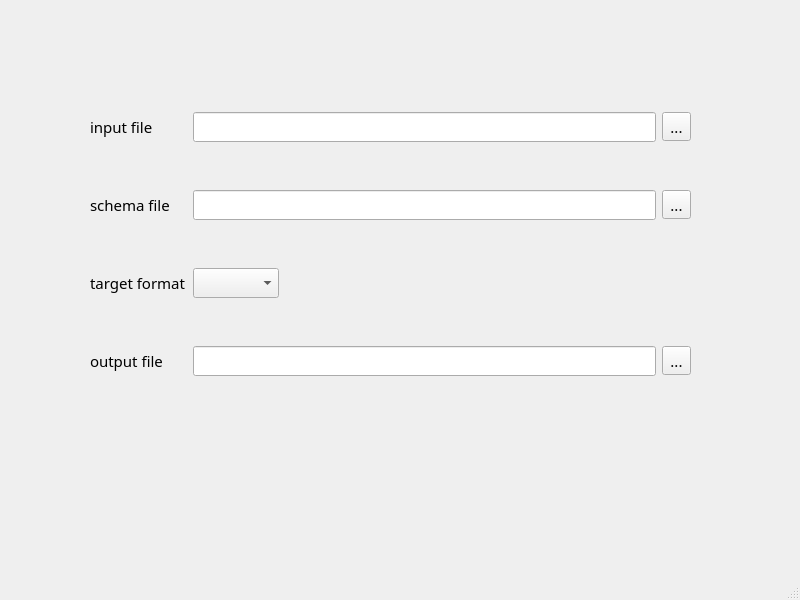
<?xml version="1.0" encoding="UTF-8"?>
<ui version="4.0">
 <class>MainWindow</class>
 <widget class="QMainWindow" name="MainWindow">
  <property name="geometry">
   <rect>
    <x>0</x>
    <y>0</y>
    <width>800</width>
    <height>600</height>
   </rect>
  </property>
  <property name="windowTitle">
   <string>MainWindow</string>
  </property>
  <widget class="QWidget" name="centralwidget">
   <widget class="QWidget" name="gridLayoutWidget">
    <property name="geometry">
     <rect>
      <x>90</x>
      <y>70</y>
      <width>601</width>
      <height>351</height>
     </rect>
    </property>
    <property name="font">
     <font>
      <family>Sitka Heading</family>
      <pointsize>11</pointsize>
     </font>
    </property>
    <layout class="QGridLayout" name="gridLayout">
     <item row="1" column="3">
      <widget class="QToolButton" name="schema_btn">
       <property name="font">
        <font>
         <family>Sitka Heading</family>
         <pointsize>11</pointsize>
        </font>
       </property>
       <property name="text">
        <string>...</string>
       </property>
      </widget>
     </item>
     <item row="1" column="2">
      <widget class="QLineEdit" name="schema_el">
       <property name="font">
        <font>
         <family>Sitka Heading</family>
         <pointsize>11</pointsize>
        </font>
       </property>
      </widget>
     </item>
     <item row="0" column="2">
      <widget class="QLineEdit" name="input_el">
       <property name="font">
        <font>
         <family>Sitka Heading</family>
         <pointsize>11</pointsize>
        </font>
       </property>
      </widget>
     </item>
     <item row="0" column="0">
      <widget class="QLabel" name="label">
       <property name="font">
        <font>
         <family>Sitka Heading</family>
         <pointsize>11</pointsize>
        </font>
       </property>
       <property name="text">
        <string>input file</string>
       </property>
      </widget>
     </item>
     <item row="0" column="3">
      <widget class="QToolButton" name="input_btn">
       <property name="font">
        <font>
         <family>Sitka Heading</family>
         <pointsize>11</pointsize>
        </font>
       </property>
       <property name="text">
        <string>...</string>
       </property>
      </widget>
     </item>
     <item row="2" column="2" alignment="Qt::AlignLeft">
      <widget class="QComboBox" name="format_cb">
       <property name="font">
        <font>
         <family>Sitka Heading</family>
         <pointsize>11</pointsize>
        </font>
       </property>
      </widget>
     </item>
     <item row="2" column="0">
      <widget class="QLabel" name="label_3">
       <property name="font">
        <font>
         <family>Sitka Heading</family>
         <pointsize>11</pointsize>
        </font>
       </property>
       <property name="text">
        <string>target format</string>
       </property>
      </widget>
     </item>
     <item row="3" column="0">
      <widget class="QLabel" name="label_4">
       <property name="font">
        <font>
         <family>Sitka Heading</family>
         <pointsize>11</pointsize>
        </font>
       </property>
       <property name="text">
        <string>output file</string>
       </property>
      </widget>
     </item>
     <item row="3" column="2">
      <widget class="QLineEdit" name="output_el">
       <property name="font">
        <font>
         <family>Sitka Heading</family>
         <pointsize>11</pointsize>
        </font>
       </property>
      </widget>
     </item>
     <item row="3" column="3">
      <widget class="QToolButton" name="output_btn">
       <property name="font">
        <font>
         <family>Sitka Heading</family>
         <pointsize>11</pointsize>
        </font>
       </property>
       <property name="text">
        <string>...</string>
       </property>
      </widget>
     </item>
     <item row="1" column="0">
      <widget class="QLabel" name="label_2">
       <property name="font">
        <font>
         <family>Sitka Heading</family>
         <pointsize>11</pointsize>
        </font>
       </property>
       <property name="text">
        <string>schema file</string>
       </property>
      </widget>
     </item>
    </layout>
   </widget>
  </widget>
  <widget class="QMenuBar" name="menubar">
   <property name="geometry">
    <rect>
     <x>0</x>
     <y>0</y>
     <width>800</width>
     <height>23</height>
    </rect>
   </property>
  </widget>
  <widget class="QStatusBar" name="statusbar"/>
 </widget>
 <resources/>
 <connections/>
</ui>
